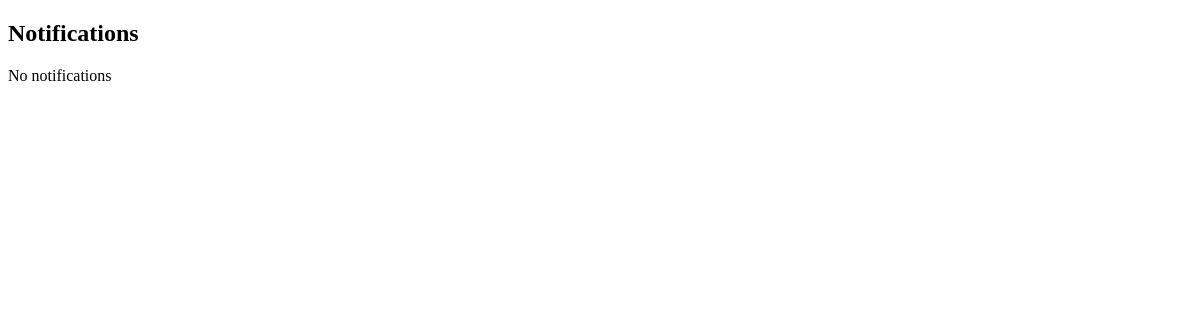
The app's page /notifications/ (signed in), older data.
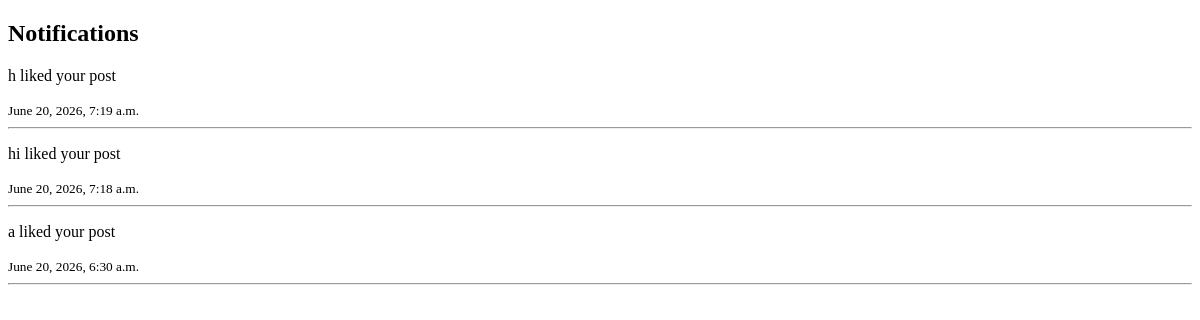
The same page, newer data.
### social/models.py (models this page shows, shortened)
class Notification(models.Model):
    sender = models.ForeignKey(
        User,
        on_delete=models.CASCADE,
        related_name='sent_notifications'
    )
    receiver = models.ForeignKey(
        User,
        on_delete=models.CASCADE,
        related_name='received_notifications'
    )
    post = models.ForeignKey(
        Post,
        on_delete=models.CASCADE,
        null=True,
        blank=True
    )
    message = models.CharField(
        max_length=200
    )
    created_at = models.DateTimeField(
        auto_now_add=True
    )

### social/views.py (the view)
# urls.py: path('notifications/',views.notifications_view, name='notifications'),
@login_required
def notifications_view(request):
    notifications = Notification.objects.filter(
        receiver=request.user
    ).order_by(
        '-created_at'
    )
    return render(
        request,
        'notifications.html',
        {
            'notifications':notifications
        }
    )

### social/templates/notifications.html (shortened to what this page needs)
<!DOCTYPE html>
<html>
<head>
</head>
<body>
<h2>Notifications</h2>
{% for n in notifications %}
<p>
{{ n.message }}
</p>
<small>
{{ n.created_at }}
</small>
<hr>
{% empty %}
<p>No notifications</p>
{% endfor %}
</body>
</html>

Row changes from the older to the newer data that the page shows:
added Notification: message "h liked your post", created_at "June 20, 2026, 7:19 a.m."
added Notification: message "hi liked your post", created_at "June 20, 2026, 7:18 a.m."
added Notification: message "a liked your post", created_at "June 20, 2026, 6:30 a.m."
Text that changed along with them:
text no longer shown: "No notifications"
